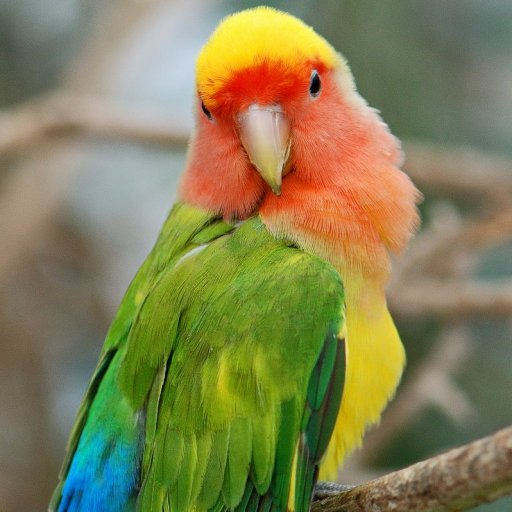
%> input picture DemoCode/Matlab/L2RegistrationForCT/data/parrot-2.jpg, 512 x 512 px
$ octave demo.m   (GNU Octave 9; MATLAB toolbox functions it lacks are replaced by stand-ins)
%> lines starting %> are read from the running program, lines starting %| are printed output that depends on the picture
### DemoCode/Matlab/L2RegistrationForCT/ctfunction.m
function [param, config] = ctfunction(paletteFile, targetFile, varargin);
%> called with paletteFile = 'data/parrot-1.jpg', targetFile = 'data/parrot-2.jpg'
%%%%%%%%%%%%%%%%%%%%%%%%%%%%%%%%%%%%%%%%%%%%%%%%%%%%%%%%%%%%%%%%%%%%%%%%
% ctfunction(paletteFile, targetFile, clusterFun, nColors,colourSpace )
% Computes the colour transfer result between a target image and palette
% image that are aligned, eg. pixels at the same location in both images
% are correspondences.
%
% paletteFile:  The name of the palette file to be processed. The colour
%               distribution of the palette file will be mapped to the target image.
% targetFile:   The name of the target file to be processed.The colour
%               distribution of the palette file will be mapped to the target image.
% clusterFun:   'KMeans' or 'MVQ'(default). The clustering function used.
% nColors:      The number of clusters computed by the clustering
%               function. The default is 50.
% colourSpace:  The colour space in which the registration is performed. The default is 'RGB'.
%
%%%%%%%%%%%%%%%%%%%%%%%%%%%%%%%%%%%%%%%%%%%%%%%%%%%%%%%%%%%%%%%%%%%%%%


if(nargin < 2)
    %Three input arguements must be given
    error('Two input arguements are required: palette image, target image.');
elseif(nargin == 2)
    %If a clustering function is not specified, use Matlab's MVQ fucntion.
    %If the number of clusters to be used is not specified, use 50.
    clusterFun = 'MVQ';
    nColors = 50;
    colourSpace = 'RGB';
elseif(nargin == 3)
    clusterFun = varargin{1};
    nColors = 50;
    colourSpace = 'RGB';
elseif(nargin == 4)
    clusterFun = varargin{1};
    nColors = varargin{2};
    colourSpace = 'RGB';
elseif(nargin == 5)
    clusterFun = varargin{1};
    nColors = varargin{2};
    colourSpace = varargin{3};
end
addpath(genpath('../L2RegistrationForCT'));

close all;

%read target image and reshape
he1 = imread(targetFile);
%> he1 is the input picture: size 512x512x3 uint8; mean R, G, B 132.2, 128.6, 84
if(strcmp(colourSpace, 'CIELab') && strcmp(clusterFun, 'KMeans'))
        he1	= rgb2lab(he1);
elseif(strcmp(colourSpace, 'CIELab') && strcmp(clusterFun, 'MVQ'))
    disp('MVQ clustering cannot be applied in CIELAB space in this implementation. Using RGB space instead.');
    colourSpace = 'RGB';
end
dfull1 = double(he1);
fnrows = size(dfull1,1);
%> fnrows = 512
fncols = size(dfull1,2);
%> fncols = 512
full_transform = reshape(dfull1,fnrows*fncols,3);

%read palette image
he2 = imread(paletteFile);
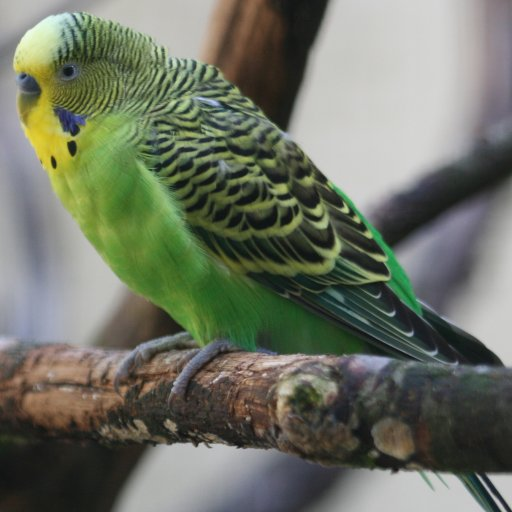
%> input picture DemoCode/Matlab/L2RegistrationForCT/data/parrot-1.jpg, 512 x 512 px
%> he2 is the input picture: size 512x512x3 uint8; mean R, G, B 110.6, 115.5, 100.7
if(strcmp(colourSpace, 'CIELab'))
        he2	= rgb2lab(he2);
end

%cluster target and palette image to get most dominant colours
disp('Clustering of palette and target image started...');
switch(clusterFun)
    case 'KMeans'
        X = mg_applyKMeans(he1,nColors);
        Y = mg_applyKMeans(he2,nColors);
    case 'MVQ'
        X = mg_quantImage( he1, nColors);
        Y = mg_quantImage(he2, nColors);
end
disp('Clustering of palette and target image finished.');

%initialise some parameters used to control the registration
[config] = mg_initialize_config(X,Y, colourSpace);
disp('Registration of colours started...');
%register the colours using an annealling scheme, estimate a TPS transformation
for i = 1:config.AnnSteps
    config.iter = (config.AnnSteps-i+1);
    [param, transformed_model, history, config] = gmmreg_rbf_L2(config);
    if(i ~= config.AnnSteps)
        config.scale = .5*config.scale;
    end
end
disp('Registration of colours finished.');

%apply the colour transformation to the target image to get the result
%image
disp('Applying colour transfer to target image...');
fullTransform = mg_transform_tps_parallel(param, full_transform, config.ctrl_pts);
disp('Finished.');
if(strcmp(colourSpace, 'CIELab'))
       fullTransform = lab2rgb(fullTransform);
       ind1 = find(fullTransform < 0);
       fullTransform(ind1) = 0;
       ind2 = find(fullTransform > 1);
       fullTransform(ind2) = 1;
       fullTransform = 255*fullTransform;
end

finalResult = reshape(fullTransform, [fnrows fncols 3]);
finalResult = uint8(finalResult);
%imshow(finalResult);

%sve the result
disp('Saving the result in Results/result.png');
imwrite(finalResult, 'Results/nocorrresult.png', 'png' );

end

### DemoCode/Matlab/L2RegistrationForCT/MATLAB/clustering/mg_applyKMeans.m
function [ cluster_center ] = mg_applyKMeans(image,nColors)
%> called with nColors = 50
%apply the k means algorithm to the image to find k colours that represent
%it well
[n,m,d] = size(image);
%> n = 512; m = 512; d = 3
image = imresize(image, [300 350]);
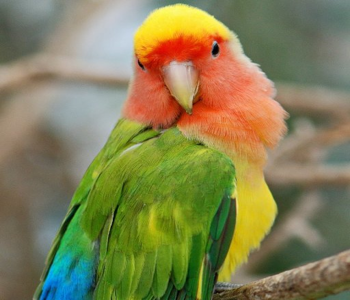
%> image: size 300x350x3 uint8; mean R, G, B 132.2, 128.6, 84
ab = double(image);
nrows = size(ab,1);
%> nrows = 300
ncols = size(ab,2);
%> ncols = 350
if(d == 3)
    ab = reshape(ab,nrows*ncols,d);
    [cluster_idx, cluster_center] = kmeans(ab,nColors, 'distance','sqEuclidean','MaxIter', 1000);
%> cluster_center = 50 rows, first 12: [152 136.4 114.4; 251.6 227.5 50.13; 135.8 161.8 52.77; 214.5 39.29 5.94; 175.2 180.6 179; 233.8 140.4 101; 37.33 97.06 60.39; 35.66 86.97 13.03; 246.6 239 104.6; 90.72 103 81.76; 105 137.9 23.97; 7.23 136.5 203.8]
end
end

### DemoCode/Matlab/L2RegistrationForCT/demo.m
%% No correspondences [ctfunction(paletteFile, targetFile, clusterFun, nColors,colourSpace )]
palette1 = 'data/parrot-1.jpg';
target1 = 'data/parrot-2.jpg';
ctfunction(palette1,target1, 'KMeans', 50, 'RGB'); %this will apply colour transfer in RGB space with 50 Kmeans clusters selected from the target and palette images. (used to generate results in paper)
%> in ctfunction, `X = mg_applyKMeans(he1,nColors);`: X has the same summary as cluster_center in mg_applyKMeans
%> call 2 of mg_applyKMeans, with nColors = 50
%> in mg_applyKMeans (call 2), `image = imresize(image, [300 350]);`:
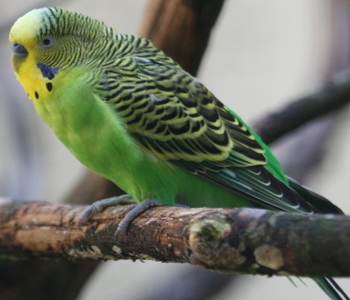
%> image: size 300x350x3 uint8; mean R, G, B 110.6, 115.5, 100.7
%> (the run ends here)
